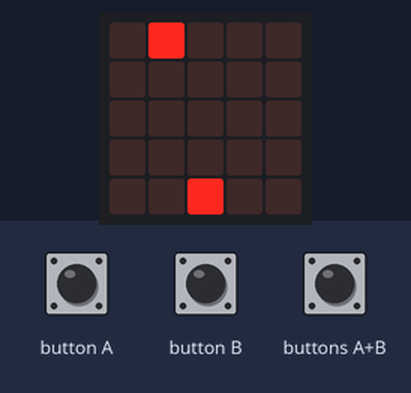
Recording of a program running on a simulated BBC micro:bit (MakeCode). On the bench: the board's 5×5 LED display. The inputs (shaded band) are chosen by the test bench.

Above: at 1.6 s.
1.7 s: buttons A+B pressed for 0.15 s
At 2.3 s:
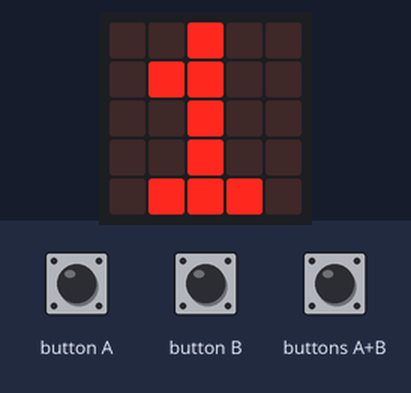
2.4 s: button A pressed for 0.15 s
3.1 s: button B pressed for 0.15 s
At 5.8 s:
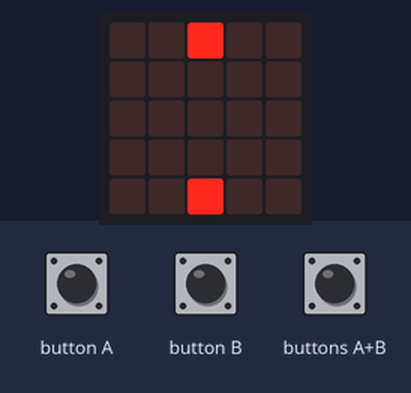
6.2 s: button B pressed for 0.15 s
At 7.6 s:
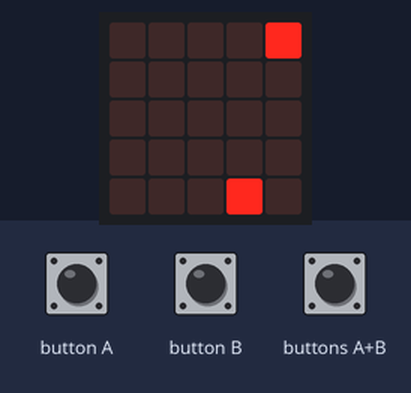
9.3 s: button A pressed for 0.15 s
At 10.9 s:
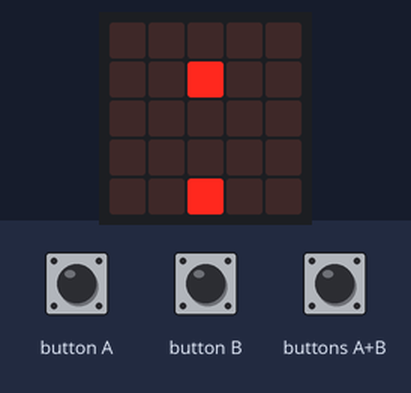
12.4 s: buttons A+B pressed for 1 s
At 13.45 s:
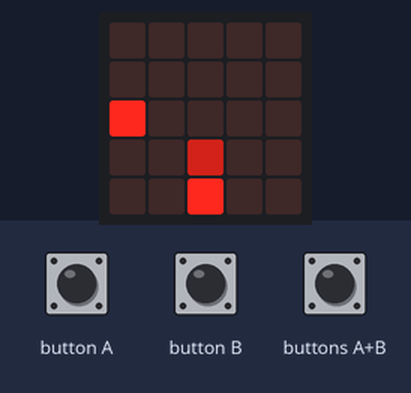
Timing chart, 0 to 15.4 s (numbered marks = the images above; inputs shaded):
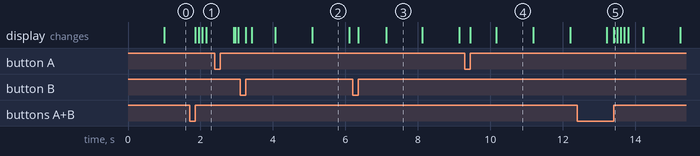

Measured:
- after the input at 1.7 s, the display: first changes after 0.15 s (image 1 shows a later state)
- after the input at 3.1 s, the display: first changes after 0.15 s (image 2 shows a later state)
- after the input at 6.2 s, the display: first changes after 0.15 s (image 3 shows a later state)
- after the input at 9.3 s, the display: first changes after 0.15 s (image 4 shows a later state)
- after the input at 12.4 s, the display: first differs from a run without the input after 1.0 s (image 5)
- what the display in image 2 shows lasts 1.0 s, from 5.1 s to 6.1 s

The program:

main.ts
```typescript
input.onButtonPressed(Button.A, function () {
    本機.change(LedSpriteProperty.X, -1)
})
input.onButtonPressed(Button.AB, function () {
    子彈.set(LedSpriteProperty.X, 本機.get(LedSpriteProperty.X))
    子彈.set(LedSpriteProperty.Y, 本機.get(LedSpriteProperty.Y))
    子彈.set(LedSpriteProperty.Brightness, 125)
    for (let index = 0; index < 4; index++) {
        子彈.change(LedSpriteProperty.Y, -1)
        basic.pause(100)
    }
    子彈.set(LedSpriteProperty.Brightness, 0)
    子彈.set(LedSpriteProperty.X, 4)
    子彈.set(LedSpriteProperty.Y, 4)
})
input.onButtonPressed(Button.B, function () {
    本機.change(LedSpriteProperty.X, 1)
})
let 子彈: game.LedSprite = null
let 本機: game.LedSprite = null
let 分數 = 0
本機 = game.createSprite(2, 4)
let 敵機 = game.createSprite(0, 0)
子彈 = game.createSprite(4, 4)
子彈.set(LedSpriteProperty.Brightness, 0)
basic.forever(function () {
    if (敵機.isTouching(本機)) {
        game.gameOver()
    }
})
basic.forever(function () {
    basic.pause(1000)
    敵機.change(LedSpriteProperty.X, 1)
    if (敵機.get(LedSpriteProperty.X) == 4) {
        basic.pause(1000)
        敵機.set(LedSpriteProperty.X, 0)
        敵機.change(LedSpriteProperty.Y, 1)
    }
})
basic.forever(function () {
    if (子彈.isTouching(敵機)) {
        分數 += 1
        basic.showNumber(分數)
        basic.pause(500)
        敵機.set(LedSpriteProperty.X, 0)
        敵機.set(LedSpriteProperty.Y, 0)
    }
})
```

test.ts
```typescript
// 在這裡測試；當此封包作為擴充功能時，將不會編譯此內容。
```
